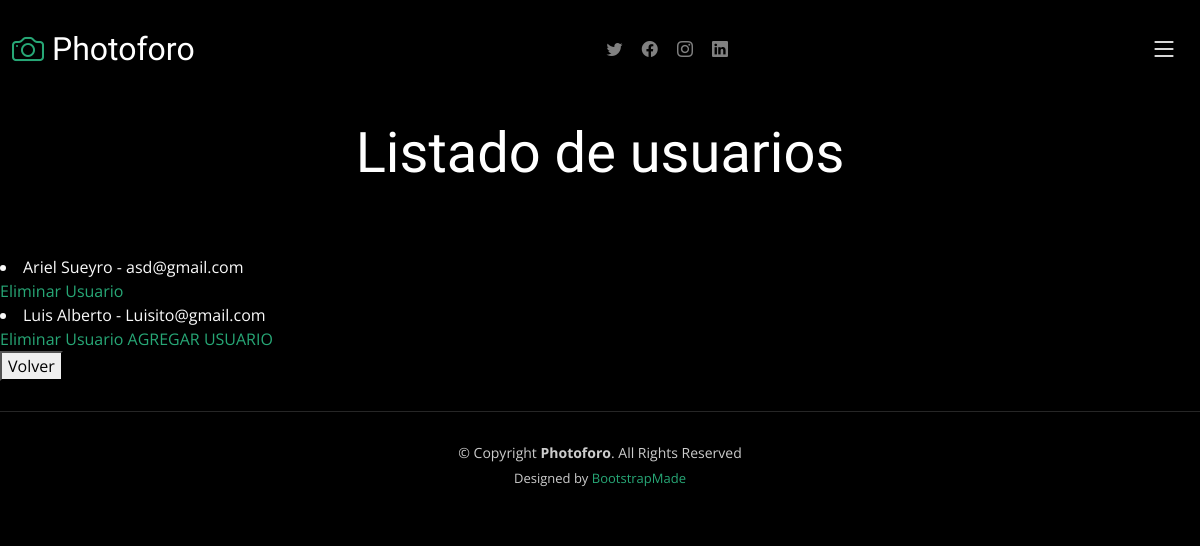
The page /finalApp/listar-usuarios/ on the database as committed earlier.
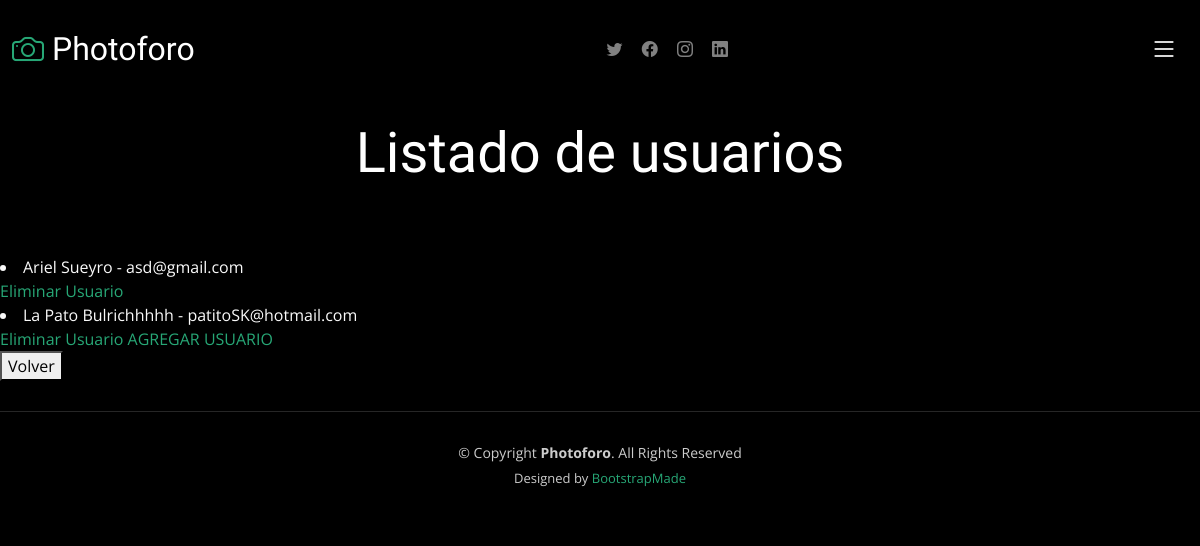
The same page on the database as committed later.
### finalApp/models.py (models this page shows, shortened)
class Usuario(models.Model):
    nombre = models.CharField(max_length=20)
    apellido = models.CharField(max_length=20)
    mail = models.EmailField()
    edad = models.IntegerField()

### finalApp/views.py (the view)
# urls.py: path("listar-usuarios/", listarUsuarios, name = "listarUsuarios"),
def listarUsuarios(request):
    usuarios = Usuario.objects.all()
    contexto = {"usuarios": usuarios}
    return render(request, "listadoUsuario.html", contexto)

### finalApp/templates/listadoUsuario.html
{% extends 'gallery-single.html' %}
{% load static %}
{% block contenidoDinamico %}
<div class="page-header d-flex align-items-center">
    <div class="container position-relative">
      <div class="row d-flex justify-content-center">
        <div class="col-lg-6 text-center">
          <h2>Listado de usuarios</h2>
        </div>
      </div>
    </div>
  </div>
    {% for u in usuarios %}
    <li>
    <th> {{u.nombre}} </th>
    <th> {{u.apellido}} </th> -
    <th> {{u.mail}}</th>
    </li> <a href="{% url 'eliminarUsuario' u.mail %}">Eliminar Usuario</a>
    {% endfor %}
<body>
  <a href="{% url 'registroUsuario' %}">AGREGAR USUARIO</a>
</body>
{% endblock %}

Rows that differ between the two databases and show on the page:
removed Usuario: nombre "Luis", apellido "Alberto", mail "Luisito@gmail.com"
added Usuario: nombre "La Pato", apellido "Bulrichhhhh", mail "patitoSK@hotmail.com"
